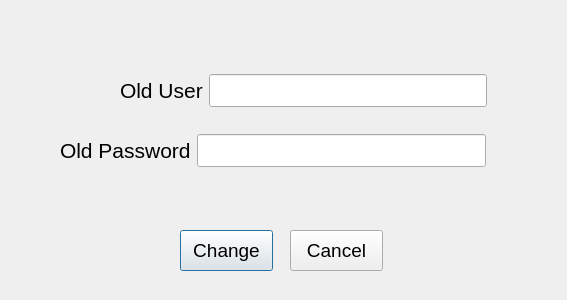
<?xml version="1.0" encoding="UTF-8"?>
<ui version="4.0">
 <class>edit_user</class>
 <widget class="QDialog" name="edit_user">
  <property name="geometry">
   <rect>
    <x>0</x>
    <y>0</y>
    <width>567</width>
    <height>300</height>
   </rect>
  </property>
  <property name="windowTitle">
   <string>Dialog</string>
  </property>
  <widget class="QPushButton" name="pushButton">
   <property name="geometry">
    <rect>
     <x>180</x>
     <y>230</y>
     <width>93</width>
     <height>41</height>
    </rect>
   </property>
   <property name="font">
    <font>
     <pointsize>14</pointsize>
    </font>
   </property>
   <property name="text">
    <string>Change</string>
   </property>
  </widget>
  <widget class="QPushButton" name="pushButton_2">
   <property name="geometry">
    <rect>
     <x>290</x>
     <y>230</y>
     <width>93</width>
     <height>41</height>
    </rect>
   </property>
   <property name="font">
    <font>
     <pointsize>14</pointsize>
    </font>
   </property>
   <property name="text">
    <string>Cancel</string>
   </property>
  </widget>
  <widget class="QWidget" name="layoutWidget">
   <property name="geometry">
    <rect>
     <x>60</x>
     <y>130</y>
     <width>426</width>
     <height>41</height>
    </rect>
   </property>
   <layout class="QHBoxLayout" name="horizontalLayout">
    <item>
     <widget class="QLabel" name="label_2">
      <property name="font">
       <font>
        <pointsize>16</pointsize>
       </font>
      </property>
      <property name="text">
       <string>Old Password</string>
      </property>
     </widget>
    </item>
    <item>
     <widget class="QLineEdit" name="lineEdit_2">
      <property name="font">
       <font>
        <pointsize>16</pointsize>
       </font>
      </property>
     </widget>
    </item>
   </layout>
  </widget>
  <widget class="QWidget" name="layoutWidget">
   <property name="geometry">
    <rect>
     <x>120</x>
     <y>70</y>
     <width>367</width>
     <height>41</height>
    </rect>
   </property>
   <layout class="QHBoxLayout" name="horizontalLayout_2">
    <item>
     <widget class="QLabel" name="label">
      <property name="font">
       <font>
        <pointsize>16</pointsize>
       </font>
      </property>
      <property name="text">
       <string>Old User</string>
      </property>
     </widget>
    </item>
    <item>
     <widget class="QLineEdit" name="lineEdit">
      <property name="font">
       <font>
        <pointsize>16</pointsize>
       </font>
      </property>
     </widget>
    </item>
   </layout>
  </widget>
 </widget>
 <resources/>
 <connections/>
</ui>
